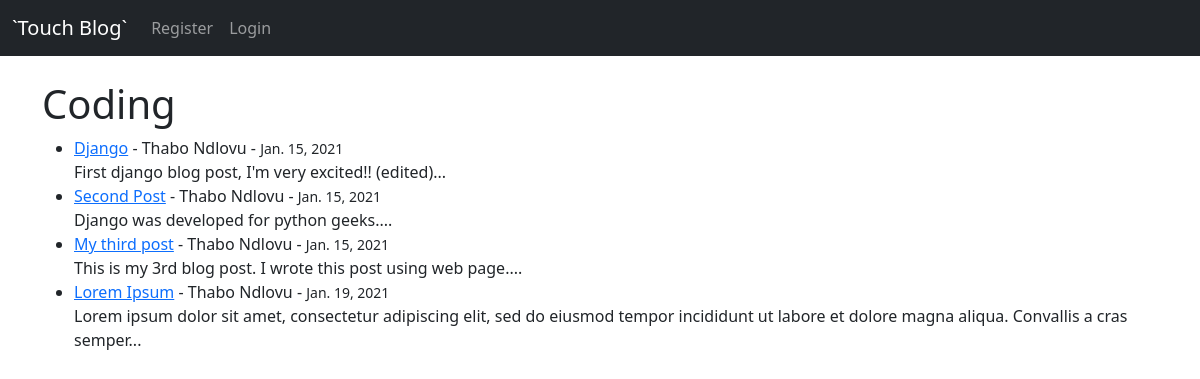
Page /blog/category/coding/ on the committed database.
### blog/models.py (models this page shows, shortened)
class Post(models.Model):
    title = models.CharField(max_length=255)
    author = models.ForeignKey(User, on_delete=models.CASCADE)
    body = models.TextField()
    post_date = models.DateField(auto_now_add=True)
    category = models.CharField(max_length=255, default='coding')

### blog/views.py (the view)
# urls.py: path('category/<str:cats>/', CategoryView, name="category"),
def CategoryView(request, cats):
	category_posts = Post.objects.filter(category=cats)
	return render(request, 'categories.html', {'cats':cats.title(), 'category_posts':category_posts})

### blog/templates/categories.html (shortened to what this page needs)
{% extends 'base.html' %}
{% block content %}
{% if category_posts %}
    <h1>{{ cats }} </h1>
	<ul>
		{% for post in category_posts %}
			<li>
				<a href="{% url 'article' post.pk %}">{{ post.title }}</a>
				 - {{ post.author.first_name }} {{ post.author.last_name }} - <small>{{ post.post_date }}</small>
				 <br>
				{{ post.body|slice:":150"|safe }}...
				</li>
		{% endfor %}
	</ul>
{% else %}
	<h3 style="color:red; text-align:center; margin-top:200px;">Sorry this page does not exist..</h3>
{% endif %}
{% endblock %}

### rows in the picture
Post: title "Django", author.first_name "Thabo", author.last_name "Ndlovu", post_date "Jan. 15, 2021", body "First django blog post, I'm very excited!! (edited)"
Post: title "Second Post", author.first_name "Thabo", author.last_name "Ndlovu", post_date "Jan. 15, 2021", body "Django was developed for python geeks."
Post: title "My third post", author.first_name "Thabo", author.last_name "Ndlovu", post_date "Jan. 15, 2021", body "This is my 3rd blog post. I wrote this post using web page."
Post: title "Lorem Ipsum", author.first_name "Thabo", author.last_name "Ndlovu", post_date "Jan. 19, 2021", body "Lorem ipsum dolor sit amet, consectetur adipiscing elit, sed do eiusmod tempor incididunt ut labore et dolore magna aliqua. Convallis a cras semper"

### other values in the picture
{{ cats }} "Coding"
